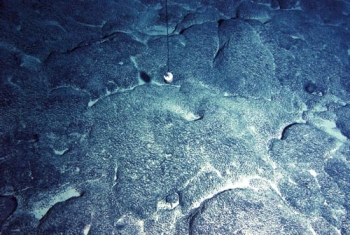
#> input picture OPEN CV OCEAN PROJECT/dataset/cobalt_rich_crust/300302580.jpg, 350 x 235 px
$ python -i realtime.py   (imports and definitions only)
#> lines starting #> are read from the running program, lines starting #| are printed output that depends on the picture; after the words box and inside, x2 and y2 are one past the last pixel; in counts of white or black regions, pixels touching at a corner belong together
#> further down, picture is the input picture: shape (235, 350, 3); mean B, G, R 133.1, 106.5, 77.8
from __future__ import annotations

from collections import Counter
from typing import Optional

import cv2
import numpy as np


def detect_sample_presence(frame: np.ndarray, min_area: int = 5000):
    """Return (is_empty, bounding_box) using background subtraction and contour area checks."""
#> called with min_area = 5000
    if frame is None or frame.size == 0:
        raise ValueError("Frame is empty.")

    gray = cv2.cvtColor(frame, cv2.COLOR_BGR2GRAY)
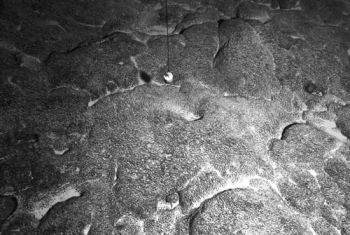
#> gray: shape (235, 350); min 4, max 255, mean 101
    blur = cv2.GaussianBlur(gray, (5, 5), 0)
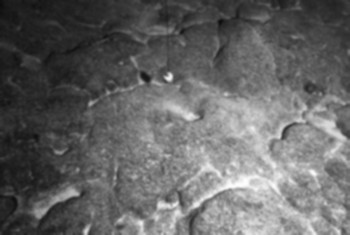
#> blur: shape (235, 350); min 12, max 253, mean 101
    _, thresh = cv2.threshold(blur, 30, 255, cv2.THRESH_BINARY)
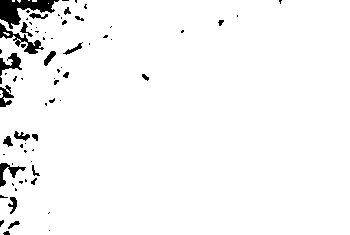
#> thresh: shape (235, 350); 96.6% white; 73 black regions (51 under 20 px)
    contours, _ = cv2.findContours(thresh, cv2.RETR_EXTERNAL, cv2.CHAIN_APPROX_SIMPLE)
#> contours = 8 contours, 7 with area under 20; largest, box (x1, y1, x2, y2) and area: (0, 0, 350, 235) 79674

    if not contours:
        return True, None

    max_contour = max(contours, key=cv2.contourArea)
#> max_contour = contour of 348 points, box (x1, y1, x2, y2) (0, 0, 350, 235), area 79674
    area = cv2.contourArea(max_contour)
#> area = 79673.5
    if area < min_area:
        return True, None

    x, y, w, h = cv2.boundingRect(max_contour)
#> x = 0; y = 0; w = 350; h = 235
    return False, (x, y, w, h)


def majority_vote_label(labels: list[str]) -> str:
    if not labels:
        return "Awaiting sample..."
    counts = Counter(labels)
    return counts.most_common(1)[0][0]


def build_sample_region(frame: np.ndarray, box: Optional[tuple[int, int, int, int]]):
    if box is None:
        return frame.copy()
    x, y, w, h = box
    x = max(0, x)
    y = max(0, y)
    w = max(1, w)
    h = max(1, h)
    return frame[y : y + h, x : x + w]

>>> import cv2
>>> picture = cv2.imread('../../dataset/cobalt_rich_crust/300302580.jpg')
>>> result = detect_sample_presence(picture)
#> result = (False, (0, 0, 350, 235))
